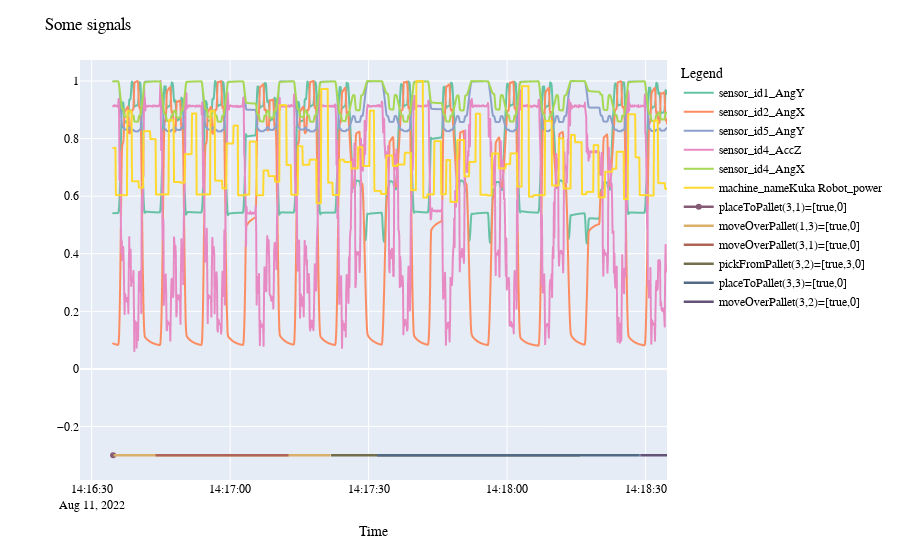

The notebook cell this image was saved under:
### Code cell
fig.update_layout(
    title="Some signals",
    xaxis_title="Time",
    yaxis_title="",
    legend_title="Legend",
    font=dict(
        family="Courier New, monospace",
        size=12,
        color="Black"
    )
)
fig.show()

### Figure 1 — Plotly figure (JSON) as saved in the notebook; plotly's stock layout.template omitted (floating-point values rounded to 4 significant figures; data arrays with more than 128 entries replaced by an {"elided": "..."} marker saying what was removed)
{"data": [{"hovertemplate": "variable=sensor_id1_AngY<br>time=%{x}<br>value=%{y}<extra></extra>", "legendgroup": "sensor_id1_AngY", "line": {"color": "rgb(102,194,165)", "dash": "solid"}, "marker": {"symbol": "circle"}, "mode": "lines", "name": "sensor_id1_AngY", "showlegend": true, "type": "scattergl", "x": {"elided": "1201 str values"}, "xaxis": "x", "y": {"elided": "1201 float values"}, "yaxis": "y"}, {"hovertemplate": "variable=sensor_id2_AngX<br>time=%{x}<br>value=%{y}<extra></extra>", "legendgroup": "sensor_id2_AngX", "line": {"color": "rgb(252,141,98)", "dash": "solid"}, "marker": {"symbol": "circle"}, "mode": "lines", "name": "sensor_id2_AngX", "showlegend": true, "type": "scattergl", "x": {"elided": "1201 str values"}, "xaxis": "x", "y": {"elided": "1201 float values"}, "yaxis": "y"}, {"hovertemplate": "variable=sensor_id5_AngY<br>time=%{x}<br>value=%{y}<extra></extra>", "legendgroup": "sensor_id5_AngY", "line": {"color": "rgb(141,160,203)", "dash": "solid"}, "marker": {"symbol": "circle"}, "mode": "lines", "name": "sensor_id5_AngY", "showlegend": true, "type": "scattergl", "x": {"elided": "1201 str values"}, "xaxis": "x", "y": {"elided": "1201 float values"}, "yaxis": "y"}, {"hovertemplate": "variable=sensor_id4_AccZ<br>time=%{x}<br>value=%{y}<extra></extra>", "legendgroup": "sensor_id4_AccZ", "line": {"color": "rgb(231,138,195)", "dash": "solid"}, "marker": {"symbol": "circle"}, "mode": "lines", "name": "sensor_id4_AccZ", "showlegend": true, "type": "scattergl", "x": {"elided": "1201 str values"}, "xaxis": "x", "y": {"elided": "1201 float values"}, "yaxis": "y"}, {"hovertemplate": "variable=sensor_id4_AngX<br>time=%{x}<br>value=%{y}<extra></extra>", "legendgroup": "sensor_id4_AngX", "line": {"color": "rgb(166,216,84)", "dash": "solid"}, "marker": {"symbol": "circle"}, "mode": "lines", "name": "sensor_id4_AngX", "showlegend": true, "type": "scattergl", "x": {"elided": "1201 str values"}, "xaxis": "x", "y": {"elided": "1201 float values"}, "yaxis": "y"}, {"hovertemplate": "variable=machine_nameKuka Robot_power<br>time=%{x}<br>value=%{y}<extra></extra>", "legendgroup": "machine_nameKuka Robot_power", "line": {"color": "rgb(255,217,47)", "dash": "solid"}, "marker": {"symbol": "circle"}, "mode": "lines", "name": "machine_nameKuka Robot_power", "showlegend": true, "type": "scattergl", "x": {"elided": "1201 str values"}, "xaxis": "x", "y": {"elided": "1201 float values"}, "yaxis": "y"}, {"line": {"color": "rgb(133, 92, 117)", "shape": "hv", "width": 2.5}, "name": "placeToPallet(3,1)=[true,0]", "type": "scatter", "x": ["2022-08-11T14:16:34.644000"], "y": [-0.3]}, {"line": {"color": "rgb(217, 175, 107)", "shape": "hv", "width": 2.5}, "name": "moveOverPallet(1,3)=[true,0]", "type": "scatter", "x": {"elided": "272 str values"}, "y": {"elided": "272 float values"}}, {"line": {"color": "rgb(175, 100, 88)", "shape": "hv", "width": 2.5}, "name": "moveOverPallet(3,1)=[true,0]", "type": "scatter", "x": {"elided": "199 str values"}, "y": {"elided": "199 float values"}}, {"line": {"color": "rgb(115, 111, 76)", "shape": "hv", "width": 2.5}, "name": "pickFromPallet(3,2)=[true,3,0]", "type": "scatter", "x": {"elided": "330 str values"}, "y": {"elided": "330 float values"}}, {"line": {"color": "rgb(82, 106, 131)", "shape": "hv", "width": 2.5}, "name": "placeToPallet(3,3)=[true,0]", "type": "scatter", "x": {"elided": "340 str values"}, "y": {"elided": "340 float values"}}, {"line": {"color": "rgb(98, 83, 119)", "shape": "hv", "width": 2.5}, "name": "moveOverPallet(3,2)=[true,0]", "type": "scatter", "x": ["2022-08-11T14:18:28.844000", "2022-08-11T14:18:28.944000", "2022-08-11T14:18:29.044000", "2022-08-11T14:18:29.144000", "2022-08-11T14:18:29.244000", "2022-08-11T14:18:29.344000", "2022-08-11T14:18:29.444000", "2022-08-11T14:18:29.544000", "2022-08-11T14:18:29.644000", "2022-08-11T14:18:29.744000", "2022-08-11T14:18:29.844000", "2022-08-11T14:18:29.944000", "2022-08-11T14:18:30.044000", "2022-08-11T14:18:30.144000", "2022-08-11T14:18:30.244000", "2022-08-11T14:18:30.344000", "2022-08-11T14:18:30.444000", "2022-08-11T14:18:30.544000", "2022-08-11T14:18:30.644000", "2022-08-11T14:18:30.744000", "2022-08-11T14:18:30.844000", "2022-08-11T14:18:30.944000", "2022-08-11T14:18:31.044000", "2022-08-11T14:18:31.144000", "2022-08-11T14:18:31.244000", "2022-08-11T14:18:31.344000", "2022-08-11T14:18:31.444000", "2022-08-11T14:18:31.544000", "2022-08-11T14:18:31.644000", "2022-08-11T14:18:31.744000", "2022-08-11T14:18:31.844000", "2022-08-11T14:18:31.944000", "2022-08-11T14:18:32.044000", "2022-08-11T14:18:32.144000", "2022-08-11T14:18:32.244000", "2022-08-11T14:18:32.344000", "2022-08-11T14:18:32.444000", "2022-08-11T14:18:32.544000", "2022-08-11T14:18:32.644000", "2022-08-11T14:18:32.744000", "2022-08-11T14:18:32.844000", "2022-08-11T14:18:32.944000", "2022-08-11T14:18:33.044000", "2022-08-11T14:18:33.144000", "2022-08-11T14:18:33.244000", "2022-08-11T14:18:33.344000", "2022-08-11T14:18:33.444000", "2022-08-11T14:18:33.544000", "2022-08-11T14:18:33.644000", "2022-08-11T14:18:33.744000", "2022-08-11T14:18:33.844000", "2022-08-11T14:18:33.944000", "2022-08-11T14:18:34.044000", "2022-08-11T14:18:34.144000", "2022-08-11T14:18:34.244000", "2022-08-11T14:18:34.344000", "2022-08-11T14:18:34.444000", "2022-08-11T14:18:34.544000", "2022-08-11T14:18:34.644000"], "y": [-0.3, -0.3, -0.3, -0.3, -0.3, -0.3, -0.3, -0.3, -0.3, -0.3, -0.3, -0.3, -0.3, -0.3, -0.3, -0.3, -0.3, -0.3, -0.3, -0.3, -0.3, -0.3, -0.3, -0.3, -0.3, -0.3, -0.3, -0.3, -0.3, -0.3, -0.3, -0.3, -0.3, -0.3, -0.3, -0.3, -0.3, -0.3, -0.3, -0.3, -0.3, -0.3, -0.3, -0.3, -0.3, -0.3, -0.3, -0.3, -0.3, -0.3, -0.3, -0.3, -0.3, -0.3, -0.3, -0.3, -0.3, -0.3, -0.3]}], "layout": {"font": {"color": "Black", "family": "Courier New, monospace", "size": 12}, "legend": {"title": {"text": "Legend"}, "tracegroupgap": 0}, "margin": {"t": 60}, "title": {"text": "Some signals"}, "xaxis": {"anchor": "y", "domain": [0, 1], "title": {"text": "Time"}}, "yaxis": {"anchor": "x", "domain": [0, 1], "title": {"text": ""}}}}
